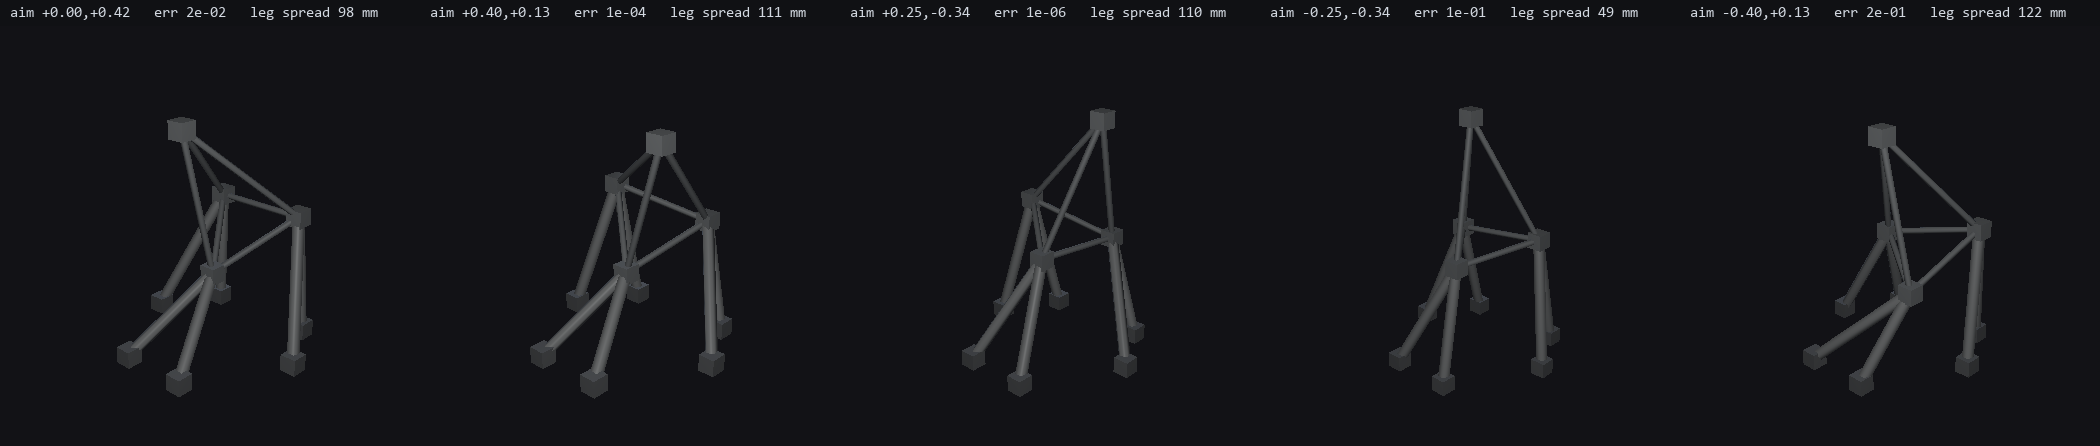

Write Python code to recreate this figure.
"""Watch an armature move: a strip of frames through one motion.

    python armature_study.py hexapod --out hexapod_study.png
    python armature_study.py turret  --out turret_study.png

Made for studying rather than for playing. A live view shows you the
pose it is in now; a strip shows you the whole motion at once, which is
what you need to see HOW a linkage works -- which members change length,
which stay put, and where the geometry starts fighting you.

Every frame is a real solve. Nothing is interpolated between poses: the
activations are set, the structure is relaxed onto them, and that pose
is drawn.
"""
from __future__ import annotations

import math
import sys
from pathlib import Path

import numpy as np
import pygame

sys.path.insert(0, str(Path(__file__).resolve().parent))

TILE = 420


def _armature_graph(arm) -> dict:
    """The armature as a graph the renderer already understands."""
    nodes = []
    for n in arm.nodes:
        nodes.append({
            "identity": n.identity, "kind": "chassis-load-node",
            "reference_position": [float(v) for v in n.position],
            "body_half_extent_m": [0.030, 0.030, 0.030],
            "material": "steel-plate" if not n.anchored else "cast-iron",
            "mass_kg": n.mass_kg, "in_view": True,
        })
    edges = []
    for m in arm.members:
        edges.append({
            "identity": m.identity, "a": m.a, "b": m.b,
            "constraint": "linear-hydraulic-actuator" if m.actuated else "rigid-distance",
            "radius": 0.022 if m.actuated else 0.012,
            "material": "hardened-steel" if m.actuated else "steel-plate",
            "in_view": True,
        })
    return {"schema": "engine-toy-drivetrain-graph-v1", "identity": "armature",
            "machine": True, "nodes": nodes, "edges": edges}


def _hexapod():
    from armature import Armature, ArmatureNode, ArmatureMember, ElectricLinearActuator
    R, r, h = 0.32, 0.20, 0.36
    arm = Armature(identity="hexapod", end_effector="plat.0", effector_tip="plat.tip")
    for k in range(3):
        a = math.radians(90 + 120 * k)
        for sd in (-1, 1):
            ang = a + sd * math.radians(22)
            arm.nodes.append(ArmatureNode(
                f"base.{k}{'L' if sd < 0 else 'R'}",
                np.array([R * math.cos(ang), 0.0, R * math.sin(ang)]), anchored=True))
        arm.nodes.append(ArmatureNode(f"plat.{k}",
                                      np.array([r * math.cos(a), h, r * math.sin(a)]), mass_kg=4.0))
    arm.nodes.append(ArmatureNode("plat.tip", np.array([0.0, h + 0.50, 0.0]), mass_kg=2.0))
    pos = {n.identity: np.array(n.position, float) for n in arm.nodes}
    for k in range(3):
        j = (k + 1) % 3
        arm.members.append(ArmatureMember(
            f"rail.{k}", f"plat.{k}", f"plat.{j}",
            float(np.linalg.norm(pos[f"plat.{k}"] - pos[f"plat.{j}"]))))
        arm.members.append(ArmatureMember(
            f"tie.{k}", f"plat.{k}", "plat.tip",
            float(np.linalg.norm(pos[f"plat.{k}"] - pos["plat.tip"]))))
    for k in range(3):
        for sd in ("L", "R"):
            b = f"base.{k}{sd}"
            L = float(np.linalg.norm(pos[f"plat.{k}"] - pos[b]))
            arm.members.append(ArmatureMember(
                f"leg.{k}{sd}", b, f"plat.{k}", L,
                actuator=ElectricLinearActuator(identity=f"ram.{k}{sd}", screw_kind="acme"),
                minimum_m=L - 0.10, maximum_m=L + 0.10, activation_m=L))
    return arm


def study(kind: str, out: str, columns: int = 6) -> int:
    pygame.init()
    pygame.display.set_mode((64, 64), pygame.OPENGL | pygame.DOUBLEBUF | pygame.HIDDEN)
    from engine_gl_view import EngineGLView
    from armature import PoseSolver

    arm = _hexapod()
    arm.solve_pose()
    # a sweep that shows the geometry working: around a cone, so every
    # leg takes its turn at full extension and full retraction
    goals = []
    for i in range(columns):
        a = 2.0 * math.pi * i / columns
        goals.append((math.sin(a) * 0.42, 1.0, math.cos(a) * 0.42))

    view = EngineGLView(width=TILE, height=TILE, covers_off=False,
                        animation_divisions=[0.0], detail=0.6)
    strip = pygame.Surface((TILE * columns, TILE + 26), pygame.SRCALPHA)
    strip.fill((16, 17, 20, 255))
    font = pygame.font.SysFont("consolas", 15)

    for i, goal in enumerate(goals):
        out_info = PoseSolver(armature=arm).solve("direction", goal)
        graph = _armature_graph(arm)
        view.set_graph(graph)
        while view.bake_next():
            pass
        view._angle_rad = 0.75
        view._elevation = 0.42
        view._zoom = 1.0
        rgba = view.render(crank_angle_deg=0.0, spin=False, dt=0.0, throttle_frac=0.0)
        frame = pygame.image.frombuffer(
            np.ascontiguousarray(rgba[:, :, :3]).tobytes(),
            (rgba.shape[1], rgba.shape[0]), "RGB")
        strip.blit(frame, (i * TILE, 26))
        legs = sorted(out_info["activations"].items())
        spread = max(v for _, v in legs) - min(v for _, v in legs)
        label = (f"aim {goal[0]:+.2f},{goal[2]:+.2f}   err {out_info['error']:.0e}   "
                 f"leg spread {spread * 1000:.0f} mm")
        strip.blit(font.render(label, True, (210, 216, 224)), (i * TILE + 10, 5))
    pygame.image.save(strip, out)
    print(f"{columns} poses -> {out}")
    pygame.quit()
    return 0


if __name__ == "__main__":
    import argparse
    ap = argparse.ArgumentParser()
    ap.add_argument("kind", nargs="?", default="hexapod")
    ap.add_argument("--out", default="armature_study.png")
    ap.add_argument("--columns", type=int, default=6)
    a = ap.parse_args()
    raise SystemExit(study(a.kind, a.out, a.columns))
